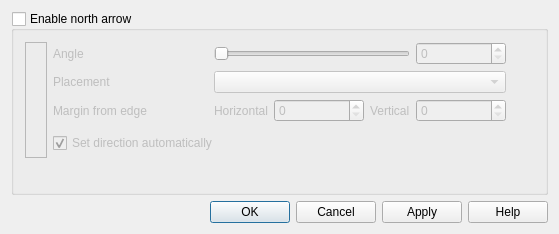
<?xml version="1.0" encoding="UTF-8"?>
<ui version="4.0">
 <class>QgsDecorationNorthArrowDialog</class>
 <widget class="QDialog" name="QgsDecorationNorthArrowDialog">
  <property name="geometry">
   <rect>
    <x>0</x>
    <y>0</y>
    <width>559</width>
    <height>234</height>
   </rect>
  </property>
  <property name="windowTitle">
   <string>North Arrow Decoration</string>
  </property>
  <property name="windowIcon">
   <iconset>
    <normaloff/>
   </iconset>
  </property>
  <layout class="QVBoxLayout" name="verticalLayout">
   <item>
    <widget class="QGroupBox" name="grpEnable">
     <property name="title">
      <string>Enable north arrow</string>
     </property>
     <property name="checkable">
      <bool>true</bool>
     </property>
     <property name="checked">
      <bool>false</bool>
     </property>
     <layout class="QGridLayout" name="gridLayout">
      <item row="0" column="1">
       <widget class="QLabel" name="textLabel6">
        <property name="sizePolicy">
         <sizepolicy hsizetype="Preferred" vsizetype="Minimum">
          <horstretch>0</horstretch>
          <verstretch>0</verstretch>
         </sizepolicy>
        </property>
        <property name="minimumSize">
         <size>
          <width>0</width>
          <height>20</height>
         </size>
        </property>
        <property name="text">
         <string>Angle</string>
        </property>
        <property name="buddy">
         <cstring>sliderRotation</cstring>
        </property>
       </widget>
      </item>
      <item row="0" column="5">
       <widget class="QSpinBox" name="spinAngle">
        <property name="maximum">
         <number>360</number>
        </property>
        <property name="singleStep">
         <number>1</number>
        </property>
        <property name="value">
         <number>0</number>
        </property>
       </widget>
      </item>
      <item row="1" column="1">
       <widget class="QLabel" name="textLabel8">
        <property name="text">
         <string>Placement</string>
        </property>
        <property name="buddy">
         <cstring>cboPlacement</cstring>
        </property>
       </widget>
      </item>
      <item row="2" column="1">
       <widget class="QLabel" name="lblMargin">
        <property name="minimumSize">
         <size>
          <width>155</width>
          <height>0</height>
         </size>
        </property>
        <property name="text">
         <string>Margin from edge</string>
        </property>
       </widget>
      </item>
      <item row="2" column="2">
       <widget class="QLabel" name="labelHorizontal">
        <property name="text">
         <string>Horizontal</string>
        </property>
       </widget>
      </item>
      <item row="2" column="3">
       <widget class="QgsSpinBox" name="spinHorizontal">
        <property name="minimumSize">
         <size>
          <width>90</width>
          <height>0</height>
         </size>
        </property>
        <property name="whatsThis">
         <string extracomment="Distance from the left of the canvas as a percentage of page width"/>
        </property>
        <property name="minimum">
         <number>0</number>
        </property>
        <property name="maximum">
         <number>100</number>
        </property>
        <property name="value">
         <number>0</number>
        </property>
       </widget>
      </item>
      <item row="2" column="4">
       <widget class="QLabel" name="labelVertical">
        <property name="text">
         <string>Vertical</string>
        </property>
       </widget>
      </item>
      <item row="2" column="5">
       <widget class="QgsSpinBox" name="spinVertical">
        <property name="minimumSize">
         <size>
          <width>90</width>
          <height>0</height>
         </size>
        </property>
        <property name="whatsThis">
         <string extracomment="Distance from the top of the canvas as a percentage of page height"/>
        </property>
        <property name="minimum">
         <number>0</number>
        </property>
        <property name="maximum">
         <number>100</number>
        </property>
        <property name="value">
         <number>0</number>
        </property>
       </widget>
      </item>
      <item row="2" column="6">
       <widget class="QgsUnitSelectionWidget" name="wgtUnitSelection" native="true"/>
      </item>
      <item row="3" column="1" colspan="2">
       <widget class="QCheckBox" name="cboxAutomatic">
        <property name="sizePolicy">
         <sizepolicy hsizetype="Minimum" vsizetype="Fixed">
          <horstretch>0</horstretch>
          <verstretch>0</verstretch>
         </sizepolicy>
        </property>
        <property name="minimumSize">
         <size>
          <width>0</width>
          <height>30</height>
         </size>
        </property>
        <property name="toolTip">
         <string/>
        </property>
        <property name="whatsThis">
         <string/>
        </property>
        <property name="text">
         <string>Set direction automatically</string>
        </property>
        <property name="checked">
         <bool>true</bool>
        </property>
       </widget>
      </item>
      <item row="4" column="1">
       <spacer name="verticalSpacer">
        <property name="orientation">
         <enum>Qt::Vertical</enum>
        </property>
        <property name="sizeHint" stdset="0">
         <size>
          <width>20</width>
          <height>7</height>
         </size>
        </property>
       </spacer>
      </item>
      <item row="1" column="2" colspan="4">
       <widget class="QComboBox" name="cboPlacement">
        <property name="toolTip">
         <string>Placement on screen</string>
        </property>
       </widget>
      </item>
      <item row="0" column="2" colspan="3">
       <widget class="QSlider" name="sliderRotation">
        <property name="toolTip">
         <string/>
        </property>
        <property name="maximum">
         <number>360</number>
        </property>
        <property name="singleStep">
         <number>1</number>
        </property>
        <property name="pageStep">
         <number>10</number>
        </property>
        <property name="orientation">
         <enum>Qt::Horizontal</enum>
        </property>
       </widget>
      </item>
      <item row="0" column="0" rowspan="4">
       <widget class="QLabel" name="pixmapLabel">
        <property name="sizePolicy">
         <sizepolicy hsizetype="Preferred" vsizetype="MinimumExpanding">
          <horstretch>0</horstretch>
          <verstretch>0</verstretch>
         </sizepolicy>
        </property>
        <property name="toolTip">
         <string>Preview of north arrow</string>
        </property>
        <property name="frameShape">
         <enum>QFrame::StyledPanel</enum>
        </property>
        <property name="scaledContents">
         <bool>false</bool>
        </property>
        <property name="alignment">
         <set>Qt::AlignCenter</set>
        </property>
       </widget>
      </item>
     </layout>
    </widget>
   </item>
   <item>
    <widget class="QDialogButtonBox" name="buttonBox">
     <property name="orientation">
      <enum>Qt::Horizontal</enum>
     </property>
     <property name="standardButtons">
      <set>QDialogButtonBox::Apply|QDialogButtonBox::Cancel|QDialogButtonBox::Help|QDialogButtonBox::Ok</set>
     </property>
    </widget>
   </item>
  </layout>
 </widget>
 <layoutdefault spacing="6" margin="11"/>
 <customwidgets>
  <customwidget>
   <class>QgsSpinBox</class>
   <extends>QSpinBox</extends>
   <header>qgsspinbox.h</header>
  </customwidget>
  <customwidget>
   <class>QgsUnitSelectionWidget</class>
   <extends>QWidget</extends>
   <header>qgsunitselectionwidget.h</header>
   <container>1</container>
  </customwidget>
 </customwidgets>
 <tabstops>
  <tabstop>grpEnable</tabstop>
  <tabstop>sliderRotation</tabstop>
  <tabstop>spinAngle</tabstop>
  <tabstop>cboPlacement</tabstop>
  <tabstop>spinHorizontal</tabstop>
  <tabstop>spinVertical</tabstop>
  <tabstop>cboxAutomatic</tabstop>
  <tabstop>buttonBox</tabstop>
 </tabstops>
 <resources/>
 <connections>
  <connection>
   <sender>sliderRotation</sender>
   <signal>sliderMoved(int)</signal>
   <receiver>spinAngle</receiver>
   <slot>setValue(int)</slot>
   <hints>
    <hint type="sourcelabel">
     <x>374</x>
     <y>257</y>
    </hint>
    <hint type="destinationlabel">
     <x>527</x>
     <y>259</y>
    </hint>
   </hints>
  </connection>
  <connection>
   <sender>spinAngle</sender>
   <signal>valueChanged(int)</signal>
   <receiver>sliderRotation</receiver>
   <slot>setValue(int)</slot>
   <hints>
    <hint type="sourcelabel">
     <x>524</x>
     <y>244</y>
    </hint>
    <hint type="destinationlabel">
     <x>351</x>
     <y>263</y>
    </hint>
   </hints>
  </connection>
 </connections>
</ui>
